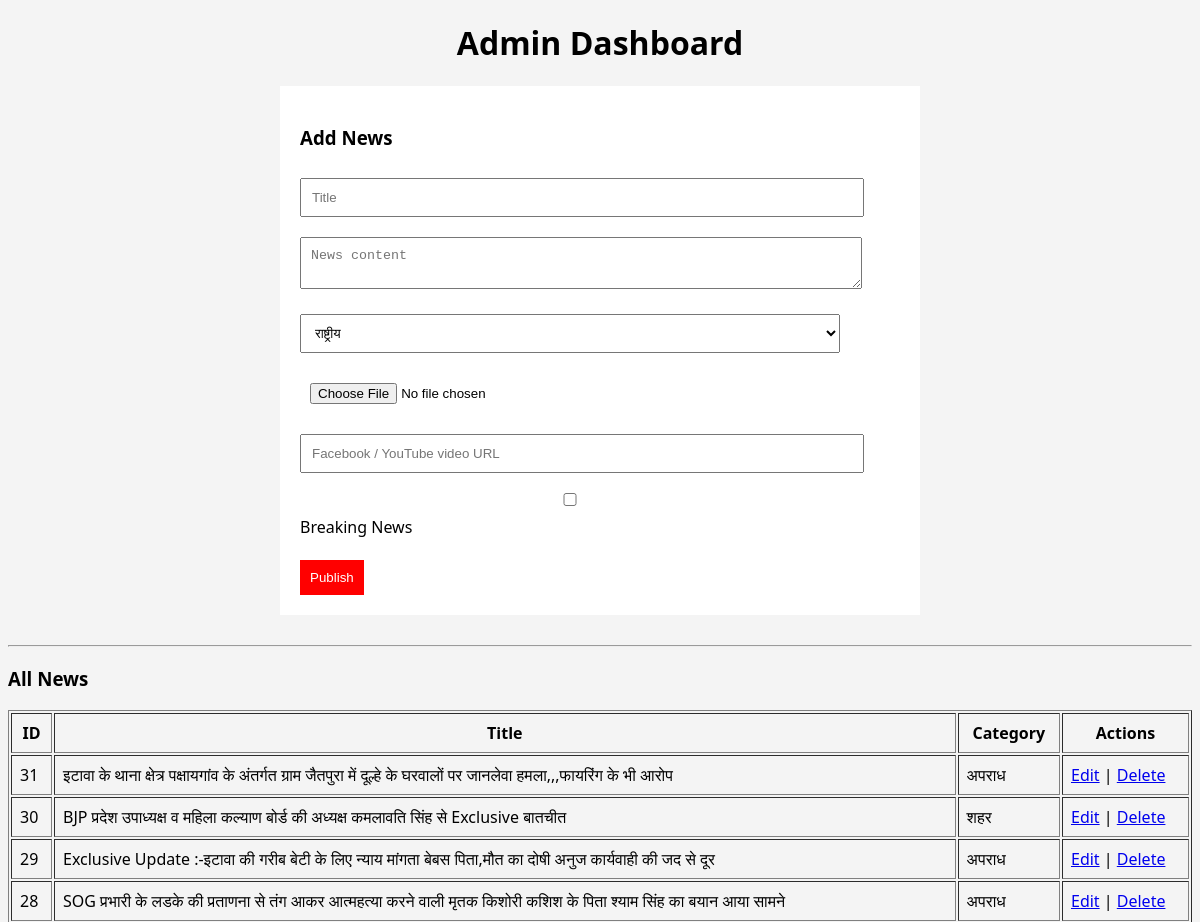
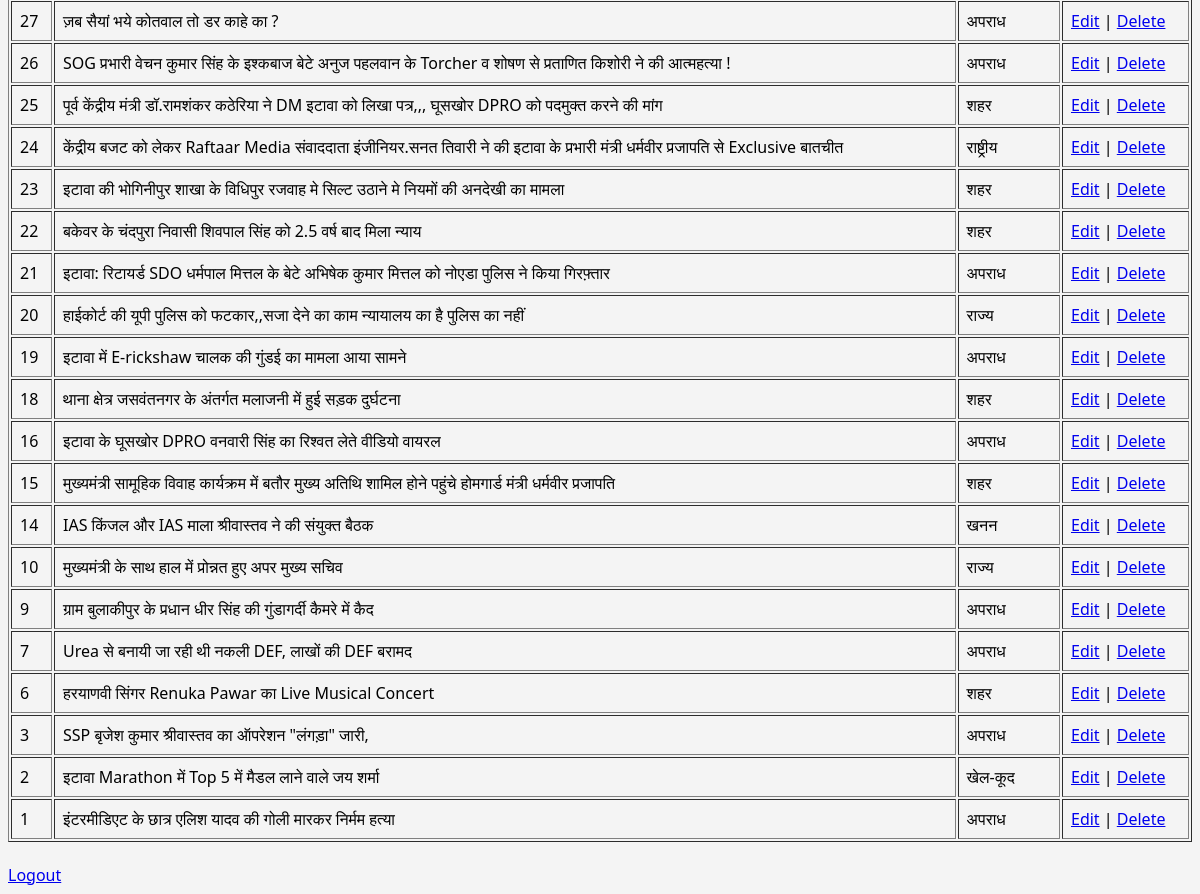
Screenshot of /dashboard (signed in) with the database file from the repository (2 pictures, top to bottom).
### tables this page shows
CREATE TABLE "news" (
    id INTEGER PRIMARY KEY AUTOINCREMENT,
    title TEXT,
    content TEXT,
    category TEXT,
    image TEXT,
    video TEXT,
    is_breaking INTEGER DEFAULT 0,
    created_at DATETIME DEFAULT CURRENT_TIMESTAMP
);

### app.py (the view)
@app.route("/dashboard")
def dashboard():
    if not session.get("admin"):
        return redirect(url_for("admin"))
    db = get_db()
    news = db.execute("SELECT * FROM news ORDER BY id DESC").fetchall()
    return render_template("admin.html", news=news)

### app.py (called while the page is built)
def get_db():
    conn = sqlite3.connect(DATABASE)
    conn.row_factory = sqlite3.Row
    return conn

### templates/admin.html (shortened to what this page needs)
<!DOCTYPE html>
<html>
<head>
</head>
<body>
{% block content %}
<h1 style="text-align: center;">Admin Dashboard</h1>
<form action="{{ url_for('add_news') }}"
      method="post"
      enctype="multipart/form-data"
      style="margin-bottom:30px;">
    <h3>Add News</h3>
    <input type="text" name="title" placeholder="Title" required>
    <textarea name="content" placeholder="News content" required></textarea>
    <select name="category" required>
        <option value="राष्ट्रीय">राष्ट्रीय</option>
    </select>
    <input type="file" name="image">
    <input type="text" name="video" placeholder="Facebook / YouTube video URL">
    <label>
        <input type="checkbox" name="is_breaking">
        Breaking News
    </label>
    <br><br>
    <button type="submit">Publish</button>
</form>
<hr>
<h3>All News</h3>
<table border="1" width="100%" cellpadding="8">
    <tr>
        <th>ID</th>
        <th>Title</th>
        <th>Category</th>
        <th>Actions</th>
    </tr>
    {% for n in news %}
    <tr>
        <td>{{ n.id }}</td>
        <td>{{ n.title }}</td>
        <td>{{ n.category|title }}</td>
        <td>
            <a href="{{ url_for('edit_news', id=n.id) }}">Edit</a> |
            <a href="{{ url_for('delete_news', id=n.id) }}"
               onclick="return confirm('Delete this news?')">
               Delete
            </a>
        </td>
    </tr>
    {% endfor %}
</table>
<br>
<a href="{{ url_for('logout') }}">Logout</a>
{% endblock %}
</body>
</html>

### templates/admin.html (style rules this page uses)
body { font-family: 'Noto Sans', sans-serif; background:#f4f4f4; }
form { max-width:600px; margin:20px auto; background:#fff; padding:20px; }
input, textarea, select { width:90%; margin:10px 0; padding:10px; }
button { background:red; color:#fff; padding:10px; border:none; }

### rows the page displays
news: id "31", title "इटावा के थाना क्षेत्र पक्षायगांव के अंतर्गत ग्राम जैतपुरा में दूल्हे के घरवालों पर जानलेवा हमला,,,फायरिंग के भी आरोप", category "अपराध"
news: id "30", title "BJP प्रदेश उपाध्यक्ष व महिला कल्याण बोर्ड की अध्यक्ष कमलावति सिंह से Exclusive बातचीत", category "शहर"
news: id "29", title "Exclusive Update :-इटावा की गरीब बेटी के लिए न्याय मांगता बेबस पिता,मौत का दोषी अनुज कार्यवाही की जद से दूर", category "अपराध"
news: id "28", title "SOG प्रभारी के लडके की प्रताणना से तंग आकर आत्महत्या करने वाली मृतक किशोरी कशिश के पिता श्याम सिंह का बयान आया सामने", category "अपराध"
news: id "27", title "ज़ब सैयां भये कोतवाल तो डर काहे का ?", category "अपराध"
news: id "26", title "SOG प्रभारी वेचन कुमार सिंह के इश्कबाज बेटे अनुज पहलवान के Torcher व शोषण से प्रताणित किशोरी ने की आत्महत्या !", category "अपराध"
news: id "25", title "पूर्व केंद्रीय मंत्री डॉ.रामशंकर कठेरिया ने DM इटावा को लिखा पत्र,,, घूसखोर DPRO को पदमुक्त करने की मांग", category "शहर"
news: id "24", title "केंद्रीय बजट को लेकर Raftaar Media संवाददाता इंजीनियर.सनत तिवारी ने की इटावा के प्रभारी मंत्री धर्मवीर प्रजापति से Exclusive बातचीत", category "राष्ट्रीय"
news: id "23", title "इटावा की भोगिनीपुर शाखा के विधिपुर रजवाह मे सिल्ट उठाने मे नियमों की अनदेखी का मामला", category "शहर"
news: id "22", title "बकेवर के चंदपुरा निवासी शिवपाल सिंह को 2.5 वर्ष बाद मिला न्याय", category "शहर"
news: id "21", title "इटावा: रिटायर्ड SDO धर्मपाल मित्तल के बेटे अभिषेक कुमार मित्तल को नोएडा पुलिस ने किया गिरफ़्तार", category "अपराध"
news: id "20", title "हाईकोर्ट की यूपी पुलिस को फटकार,,सजा देने का काम न्यायालय का है पुलिस का नहीं", category "राज्य"
news: id "19", title "इटावा में E-rickshaw चालक की गुंडई का मामला आया सामने", category "अपराध"
news: id "18", title "थाना क्षेत्र जसवंतनगर के अंतर्गत मलाजनी में हुई सड़क दुर्घटना", category "शहर"
news: id "16", title "इटावा के घूसखोर DPRO वनवारी सिंह का रिश्वत लेते वीडियो वायरल", category "अपराध"
news: id "15", title "मुख्यमंत्री सामूहिक विवाह कार्यक्रम में बतौर मुख्य अतिथि शामिल होने पहुंचे होमगार्ड मंत्री धर्मवीर प्रजापति", category "शहर"
news: id "14", title "IAS किंजल और IAS माला श्रीवास्तव ने की संयुक्त बैठक", category "खनन"
news: id "10", title "मुख्यमंत्री के साथ हाल में प्रोन्नत हुए अपर मुख्य सचिव", category "राज्य"
news: id "9", title "ग्राम बुलाकीपुर के प्रधान धीर सिंह की गुंडागर्दी कैमरे में कैद", category "अपराध"
news: id "7", title "Urea से बनायी जा रही थी नकली DEF, लाखों की DEF बरामद", category "अपराध"
news: id "6", title "हरयाणवी सिंगर Renuka Pawar का Live Musical Concert", category "शहर"
news: id "3", title "SSP बृजेश कुमार श्रीवास्तव का ऑपरेशन \"लंगड़ा\" जारी,", category "अपराध"
news: id "2", title "इटावा Marathon में Top 5 में मैडल लाने वाले जय शर्मा", category "खेल-कूद"
news: id "1", title "इंटरमीडिएट के छात्र एलिश यादव की गोली मारकर निर्मम हत्या", category "अपराध"
